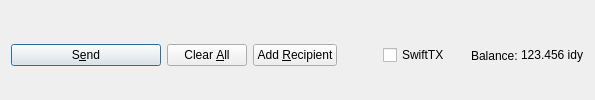
         <widget class="QFrame" name="frame_Send">
          <layout class="QHBoxLayout" name="horizontalLayout">
           <property name="bottomMargin">
            <number>0</number>
           </property>
           <item>
            <widget class="QPushButton" name="sendButton">
             <property name="minimumSize">
              <size>
               <width>150</width>
               <height>0</height>
              </size>
             </property>
             <property name="toolTip">
              <string>Confirm the send action</string>
             </property>
             <property name="text">
              <string>S&amp;end</string>
             </property>
             <property name="icon">
              <iconset resource="../idy.qrc">
               <normaloff>:/icons/send</normaloff>:/icons/send</iconset>
             </property>
             <property name="autoDefault">
              <bool>false</bool>
             </property>
             <property name="default">
              <bool>true</bool>
             </property>
            </widget>
           </item>
           <item>
            <widget class="QPushButton" name="clearButton">
             <property name="sizePolicy">
              <sizepolicy hsizetype="Minimum" vsizetype="Fixed">
               <horstretch>0</horstretch>
               <verstretch>0</verstretch>
              </sizepolicy>
             </property>
             <property name="toolTip">
              <string>Clear all fields of the form.</string>
             </property>
             <property name="text">
              <string>Clear &amp;All</string>
             </property>
             <property name="icon">
              <iconset resource="../idy.qrc">
               <normaloff>:/icons/remove</normaloff>:/icons/remove</iconset>
             </property>
             <property name="autoDefault">
              <bool>false</bool>
             </property>
            </widget>
           </item>
           <item>
            <widget class="QPushButton" name="addButton">
             <property name="toolTip">
              <string>Send to multiple recipients at once</string>
             </property>
             <property name="text">
              <string>Add &amp;Recipient</string>
             </property>
             <property name="icon">
              <iconset resource="../idy.qrc">
               <normaloff>:/icons/add</normaloff>:/icons/add</iconset>
             </property>
             <property name="autoDefault">
              <bool>false</bool>
             </property>
            </widget>
           </item>
           <item>
            <spacer name="horizontalSpacer">
             <property name="orientation">
              <enum>Qt::Horizontal</enum>
             </property>
             <property name="sizeHint" stdset="0">
              <size>
               <width>40</width>
               <height>20</height>
              </size>
             </property>
            </spacer>
           </item>
           <item>
            <layout class="QHBoxLayout" name="horizontalLayout_2">
             <property name="spacing">
              <number>3</number>
             </property>
             <item>
              <widget class="QCheckBox" name="checkSwiftTX">
               <property name="enabled">
                <bool>true</bool>
               </property>
               <property name="minimumSize">
                <size>
                 <width>85</width>
                 <height>0</height>
                </size>
               </property>
               <property name="text">
                <string>SwiftTX</string>
               </property>
              </widget>
             </item>
             <item>
              <widget class="QLabel" name="label">
               <property name="text">
                <string>Balance:</string>
               </property>
              </widget>
             </item>
             <item>
              <widget class="QLabel" name="labelBalance">
               <property name="sizePolicy">
                <sizepolicy hsizetype="Preferred" vsizetype="Fixed">
                 <horstretch>0</horstretch>
                 <verstretch>0</verstretch>
                </sizepolicy>
               </property>
               <property name="cursor">
                <cursorShape>IBeamCursor</cursorShape>
               </property>
               <property name="text">
                <string notr="true">123.456 idy</string>
               </property>
               <property name="textInteractionFlags">
                <set>Qt::LinksAccessibleByMouse|Qt::TextSelectableByKeyboard|Qt::TextSelectableByMouse</set>
               </property>
              </widget>
             </item>
            </layout>
           </item>
          </layout>
         </widget>
